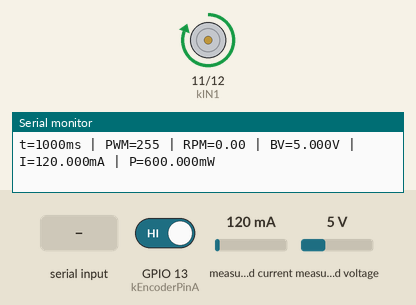
Simulated run of this program. Board: ESP32-S3. On the bench: motor-driver pin pairs drawn as motors (green arrow = first pin HIGH = forward, orange = second pin HIGH = backward, longer = more drive, scaled by the enable pin), the last lines printed to the serial monitor. The test bench sets the inputs (shaded band); at power-on: GPIO 13 (kEncoderPinA) HIGH, measured current 120 mA, measured voltage 5 V.

Above: at 2.2 s.
2.3 s: "0\n" received over Serial
At 3.3 s:
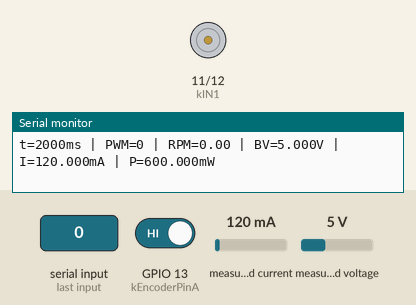
3.8 s: "90,45\n" received over Serial
At 4.5 s:
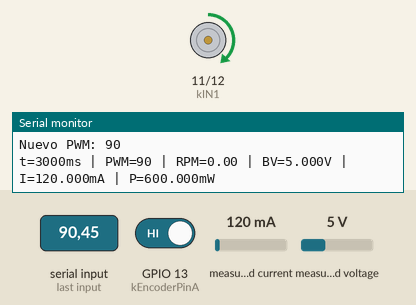
5.3 s: "200\n" received over Serial
At 5.6 s:
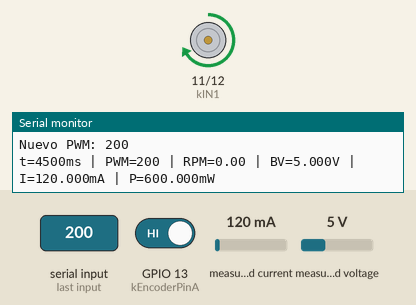
6.8 s: "90\n" received over Serial
At 8.0 s:
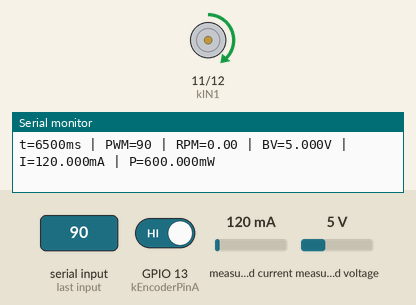
Timing chart, 0 to 9.3 s (numbered marks = the images above; inputs shaded):
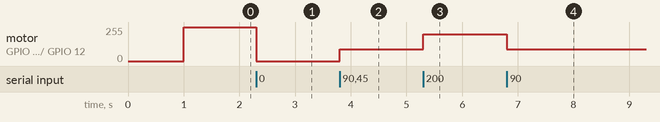

The program:

main.cpp
```cpp
#include <Arduino.h>
#include <Wire.h>
#include <Adafruit_INA219.h>

// ─── Pines ───────────────────────────────────────────────────
namespace {
  const uint8_t kEncoderPinA = 13;
  const uint8_t kEncoderPinB = 14;
  const uint8_t kIN1         = 11;
  const uint8_t kIN2         = 12;
  const uint8_t kENA         = 10;

  const uint8_t SDA_PIN      = 16;
  const uint8_t SCL_PIN      = 15;

  const uint32_t kPwmFreq       = 20000;
  const uint8_t  kPwmResolution = 8;
}

// ─── Parámetros del encoder ───────────────────────────────────
const float PPR_MOTOR  = 12.0f;
const float GEAR_RATIO = 90.0f;
const float CPR        = PPR_MOTOR * GEAR_RATIO;  // 1080 cnt/rev

// ─── Parámetros de muestreo ───────────────────────────────────
const uint16_t INTERVALO_MS = 500;

// ─── PWM manual (0-255) ───────────────────────────────────────
uint8_t g_pwm_actual = 255;  // <-- Cambia este valor según necesites

// ─── Variables globales ───────────────────────────────────────
volatile int32_t g_encoder_count = 0;
int32_t  prev_count = 0;
uint32_t prev_time  = 0;
uint32_t t_inicio   = 0;

// ─── Sensor INA219 ────────────────────────────────────────────
Adafruit_INA219 ina219;

// ─── ISR encoder (corregida según datasheet del motor) ────────
void IRAM_ATTR HandleEncoderInterrupt() {
  if (digitalRead(kEncoderPinB) == LOW) {
    ++g_encoder_count;  // Adelante
  } else {
    --g_encoder_count;  // Atrás
  }
}

// ─── Escribir PWM ─────────────────────────────────────────────
void SetMotorPwm(uint8_t pwm) {
  g_pwm_actual = pwm;
  ledcWrite(0, pwm);
}

// ─── Leer PWM desde monitor serial ───────────────────────────
void RevisarSerial() {
  if (Serial.available() > 0) {
    String entrada = Serial.readStringUntil('\n');
    entrada.trim();

    if (entrada.length() == 0) return;

    if (entrada == "0") {
      SetMotorPwm(0);
      Serial.println("Motor detenido");
      return;
    }

    int nuevo_pwm = entrada.toInt();

    if (nuevo_pwm > 0 && nuevo_pwm <= 255) {
      SetMotorPwm((uint8_t)nuevo_pwm);
      Serial.print("Nuevo PWM: ");
      Serial.println(g_pwm_actual);
    } else {
      Serial.println("Entrada no valida. Escribe un valor PWM entre 0 y 255.");
    }
  }
}

// ─── Setup ────────────────────────────────────────────────────
void setup() {
  Serial.begin(115200);
  delay(1000);

  Serial.println("Inicio del programa");
  Serial.println("Escribe un valor PWM (0-255) y presiona Enter.");

  // Encoder
  pinMode(kEncoderPinA, INPUT_PULLUP);
  pinMode(kEncoderPinB, INPUT_PULLUP);
  attachInterrupt(digitalPinToInterrupt(kEncoderPinA), HandleEncoderInterrupt, RISING);

  // Puente H
  pinMode(kIN1, OUTPUT);
  pinMode(kIN2, OUTPUT);
  digitalWrite(kIN1, HIGH);
  digitalWrite(kIN2, LOW);

  // PWM
  ledcSetup(0, kPwmFreq, kPwmResolution);
  ledcAttachPin(kENA, 0);
  SetMotorPwm(g_pwm_actual);

  // I2C + INA219
  Wire.begin(SDA_PIN, SCL_PIN);

  if (!ina219.begin()) {
    Serial.println("Failed to find INA219 chip");
    while (1) { delay(10); }
  }

  Serial.println("INA219 inicializado correctamente");

  t_inicio  = millis();
  prev_time = t_inicio;
}

// ─── Loop ─────────────────────────────────────────────────────
void loop() {
  RevisarSerial();

  uint32_t ahora = millis();
  if ((ahora - prev_time) < INTERVALO_MS) return;

  // Lectura encoder
  noInterrupts();
  int32_t count = g_encoder_count;
  interrupts();

  float dt      = (ahora - prev_time) / 1000.0f;
  int32_t delta = count - prev_count;
  float rpm     = (delta / CPR) / dt * 60.0f;
  uint32_t t_rel = ahora - t_inicio;

  // Lectura INA219
  float shuntvoltage_mV = ina219.getShuntVoltage_mV();
  float busvoltage_V    = ina219.getBusVoltage_V();
  float current_mA      = ina219.getCurrent_mA();
  float power_mW        = ina219.getPower_mW();
  float loadvoltage_V   = busvoltage_V + (shuntvoltage_mV / 1000.0f);

  // Salida
  Serial.print("t="); Serial.print(t_rel);
  Serial.print("ms | PWM="); Serial.print(g_pwm_actual);
  Serial.print(" | RPM="); Serial.print(rpm, 2);
  Serial.print(" | BV="); Serial.print(busvoltage_V, 3);
  Serial.print("V | I="); Serial.print(current_mA, 3);
  Serial.print("mA | P="); Serial.print(power_mW, 3);
  Serial.println("mW");

  prev_count = count;
  prev_time  = ahora;
}
```

Measured:
- after the input at 2.3 s, motor on GPIO 11 (kIN1) / GPIO 12 (kIN2): forward 255/255 → stopped at once
- after the input at 3.8 s, motor on GPIO 11 (kIN1) / GPIO 12 (kIN2): stopped → forward 90/255 at once
- after the input at 5.3 s, motor on GPIO 11 (kIN1) / GPIO 12 (kIN2): forward 90/255 → forward 199/255 at once
- after the input at 6.8 s, motor on GPIO 11 (kIN1) / GPIO 12 (kIN2): forward 199/255 → forward 90/255 at once
